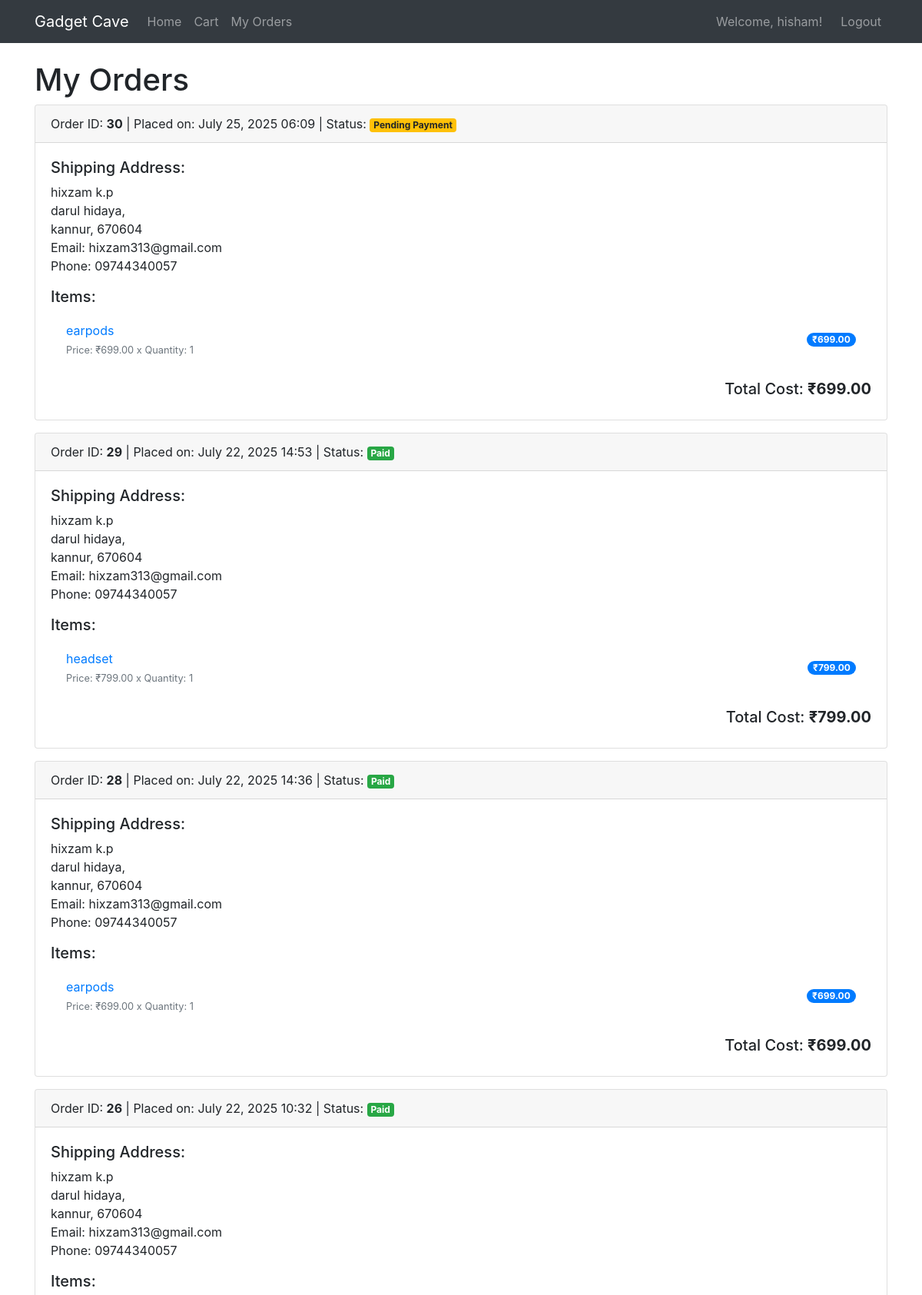
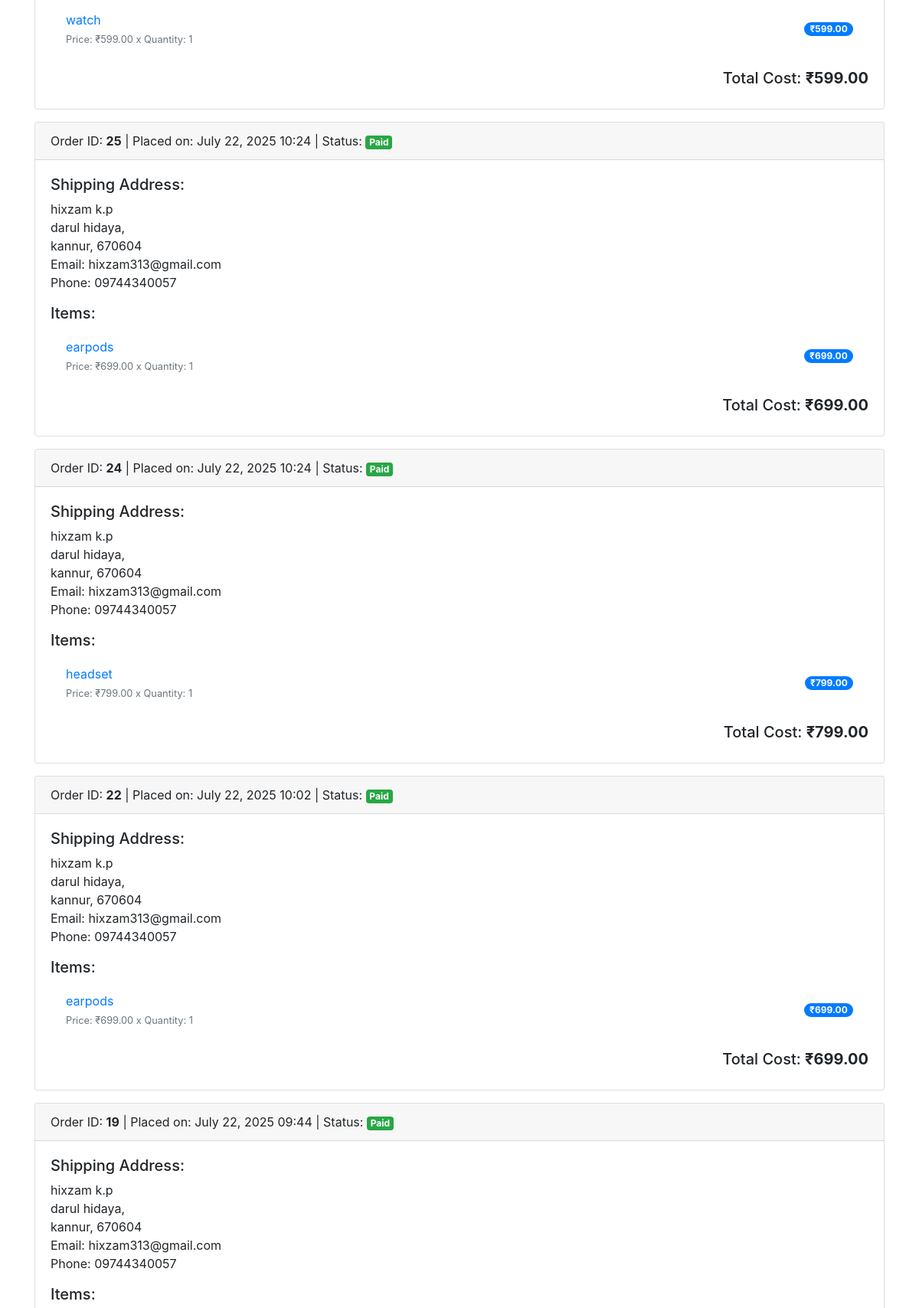
/my-orders/ (signed in, upper part), run on the app's committed database (2 pictures, top to bottom).
### gadget_cave/models.py (models this page shows, shortened)
class CustomUser(AbstractUser):
    phone_number = models.CharField(max_length=15, unique=True, null=True, blank=True)
    groups = models.ManyToManyField(
        Group,
        verbose_name=('groups'),
        blank=True,
        help_text=(
            'The groups this user belongs to. A user will get all permissions '
            'granted to each of their groups.'
        ),
        related_name="custom_user_groups",
        related_query_name="custom_user_group",
    )
    user_permissions = models.ManyToManyField(
        Permission,
        verbose_name=('user permissions'),
        blank=True,
        help_text=('Specific permissions for this user.'),
        related_name="custom_user_permissions",
        related_query_name="custom_user_permission",
    )

class Order(models.Model):
    user = models.ForeignKey(CustomUser, on_delete=models.CASCADE, related_name='orders', null=True, blank=True,) # Changed to null=True, blank=True for guest orders
    created = models.DateTimeField(auto_now_add=True)
    updated = models.DateTimeField(auto_now=True)
    paid = models.BooleanField(default=False)
    transaction_id = models.CharField(max_length=100, blank=True, null=True)
    first_name = models.CharField(max_length=50)
    last_name = models.CharField(max_length=50)
    email = models.EmailField()
    phone = models.CharField(max_length=15, blank=True, null=True)
    house_shop_no = models.CharField(max_length=100, blank=True, null=True)
    address = models.CharField(max_length=250) # Assuming this is the full address, not just street
    landmark = models.CharField(max_length=250, blank=True, null=True)
    city = models.CharField(max_length=100)
    district = models.CharField(max_length=100, blank=True, null=True)
    state = models.CharField(max_length=100, blank=True, null=True)
    postal_code = models.CharField(max_length=20)
    STATUS_CHOICES = [
        ('pending', 'Pending'),
        ('processing', 'Processing'),
        ('shipped', 'Shipped'),
        ('delivered', 'Delivered'),
        ('cancelled', 'Cancelled'),
    ]
    PAYMENT_STATUS_CHOICES = [
        ('pending', 'Pending'),
        ('completed', 'Completed'),
        ('failed', 'Failed'),
        ('refunded', 'Refunded'),
    ]
    status = models.CharField(max_length=20, choices=STATUS_CHOICES, default='pending')
    payment_status = models.CharField(max_length=20, choices=PAYMENT_STATUS_CHOICES, default='pending')
    class Meta:
        ordering = ('-created',)
    def get_total_cost(self):
        return sum(item.get_cost() for item in self.items.all())
    def get_product_names(self):
        return ", ".join([item.product.name for item in self.items.all()])
    get_product_names.short_description = "Products"

class OrderItem(models.Model):
    order = models.ForeignKey(Order, related_name='items', on_delete=models.CASCADE)
    product = models.ForeignKey(Product, related_name='order_items', on_delete=models.CASCADE)
    price = models.DecimalField(max_digits=10, decimal_places=2) # Price at the time of order
    quantity = models.PositiveIntegerField(default=1)
    def get_cost(self):
        return self.price * self.quantity

class Product(models.Model):
    category = models.ForeignKey(Category, related_name='products', on_delete=models.CASCADE)
    name = models.CharField(max_length=200, db_index=True)
    slug = models.SlugField(max_length=200, db_index=True)
    main_image = models.ImageField(upload_to='products/%Y/%m/%d', blank=True, null=True)
    description = models.TextField(blank=True)
    price = models.DecimalField(max_digits=10, decimal_places=2)
    stock = models.PositiveIntegerField()
    available = models.BooleanField(default=True)
    created = models.DateTimeField(auto_now_add=True)
    updated = models.DateTimeField(auto_now=True)
    class Meta:
        ordering = ('name',)
        indexes = [
            models.Index(fields=['id', 'slug']),
        ]
    def get_absolute_url(self):
        return reverse('gadget_cave:product_detail', args=[self.id, self.slug])

### gadget_cave/views.py (the view)
# urls.py: path('my-orders/', views.my_orders, name='my_orders'),
@login_required
def my_orders(request):
    orders = Order.objects.filter(user=request.user).order_by('-created')
    return render(request, 'gadget_cave/account/my_orders.html', {'orders': orders})

### gadget_cave/templates/gadget_cave/account/my_orders.html (shortened to what this page needs)
{% extends "gadget_cave/base.html" %}
{% block content %}
<h1>My Orders</h1>
{% if orders %}
    {% for order in orders %}
    <div class="card mb-3">
        <div class="card-header">
            Order ID: <strong>{{ order.id }}</strong> | Placed on: {{ order.created|date:"F d, Y H:i" }} | Status: {% if order.paid %}<span class="badge badge-success">Paid</span>{% else %}<span class="badge badge-warning">Pending Payment</span>{% endif %}
        </div>
        <div class="card-body">
            <h5>Shipping Address:</h5>
            <p>{{ order.first_name }} {{ order.last_name }}<br>
               {{ order.address }}<br>
               {{ order.city }}, {{ order.postal_code }}<br>
               Email: {{ order.email }}<br>
               Phone: {{ order.phone|default:"N/A" }}
            </p>
            <h5>Items:</h5>
            <ul class="list-group list-group-flush">
                {% for item in order.items.all %}
                <li class="list-group-item d-flex justify-content-between align-items-center">
                    <div>
                        <a href="{{ item.product.get_absolute_url }}">{{ item.product.name }}</a>
                        <br><small class="text-muted">Price: ₹{{ item.price }} x Quantity: {{ item.quantity }}</small>
                    </div>
                    <span class="badge badge-primary badge-pill">₹{{ item.get_cost }}</span>
                </li>
                {% endfor %}
            </ul>
            <h5 class="mt-3 text-right">Total Cost: <strong>₹{{ order.get_total_cost }}</strong></h5>
        </div>
    </div>
    {% endfor %}
{% else %}
    <p>You haven't placed any orders yet.</p>
    <p><a href="{% url 'gadget_cave:home' %}" class="btn btn-primary">Start Shopping</a></p>
{% endif %}
{% endblock %}

### gadget_cave/templates/gadget_cave/base.html (shortened to what this page needs)
<!DOCTYPE html>
<html lang="en">
<head>
    <link href="https://stackpath.bootstrapcdn.com/bootstrap/4.5.2/css/bootstrap.min.css" rel="stylesheet">
</head>
<body>
    <nav class="navbar navbar-expand-lg navbar-dark bg-dark fixed-top">
        <div class="container">
            <a class="navbar-brand" href="{% url 'gadget_cave:home' %}">Gadget Cave</a>
            <div class="collapse navbar-collapse" id="navbarNav">
                <ul class="navbar-nav mr-auto">
                    <li class="nav-item">
                        <a class="nav-link" href="{% url 'gadget_cave:home' %}">Home</a>
                    </li>
                    <li class="nav-item">
                        <a class="nav-link" href="{% url 'gadget_cave:cart_detail' %}">Cart</a>
                    </li>
                    {% if user.is_authenticated %}
                    <li class="nav-item">
                        <a class="nav-link" href="{% url 'gadget_cave:my_orders' %}">My Orders</a>
                    </li>
                    {% endif %}
                </ul>
                <ul class="navbar-nav ml-auto">
                    {% if user.is_authenticated %}
                        <li class="nav-item">
                            <span class="navbar-text mr-3">
                                Welcome, {{ user.username }}!
                            </span>
                        </li>
                        <li class="nav-item">
                            <a class="nav-link" href="{% url 'gadget_cave:logout' %}">Logout</a>
                        </li>
                    {% endif %}
                </ul>
            </div>
        </div>
    </nav>
    <div class="container mt-4">
        {% block content %}
        {% endblock %}
    </div>
</body>
</html>

### gadget_cave/templates/gadget_cave/base.html (style rules this page uses)
body { padding-top: 56px; }

### data on the page
CustomUser: username "hisham"
Order: id "30", created "July 25, 2025 06:09", paid "Pending Payment", first_name "hixzam", last_name "k.p", address "darul hidaya,", city "kannur", postal_code "670604", email "hixzam313@gmail.com", phone "09744340057", get_total_cost "699.00"
OrderItem: product.name "earpods", price "699.00", quantity "1", get_cost "699.00"
Order: id "29", created "July 22, 2025 14:53", paid "Paid", first_name "hixzam", last_name "k.p", address "darul hidaya,", city "kannur", postal_code "670604", email "hixzam313@gmail.com", phone "09744340057", get_total_cost "799.00"
OrderItem: product.name "headset", price "799.00", quantity "1", get_cost "799.00"
Order: id "28", created "July 22, 2025 14:36", paid "Paid", first_name "hixzam", last_name "k.p", address "darul hidaya,", city "kannur", postal_code "670604", email "hixzam313@gmail.com", phone "09744340057", get_total_cost "699.00"
OrderItem: product.name "earpods", price "699.00", quantity "1", get_cost "699.00"
Order: id "26", created "July 22, 2025 10:32", paid "Paid", first_name "hixzam", last_name "k.p", address "darul hidaya,", city "kannur", postal_code "670604", email "hixzam313@gmail.com", phone "09744340057", get_total_cost "599.00"
OrderItem: product.name "watch", price "599.00", quantity "1", get_cost "599.00"
Order: id "25", created "July 22, 2025 10:24", paid "Paid", first_name "hixzam", last_name "k.p", address "darul hidaya,", city "kannur", postal_code "670604", email "hixzam313@gmail.com", phone "09744340057", get_total_cost "699.00"
OrderItem: product.name "earpods", price "699.00", quantity "1", get_cost "699.00"
Order: id "24", created "July 22, 2025 10:24", paid "Paid", first_name "hixzam", last_name "k.p", address "darul hidaya,", city "kannur", postal_code "670604", email "hixzam313@gmail.com", phone "09744340057", get_total_cost "799.00"
OrderItem: product.name "headset", price "799.00", quantity "1", get_cost "799.00"
Order: id "22", created "July 22, 2025 10:02", paid "Paid", first_name "hixzam", last_name "k.p", address "darul hidaya,", city "kannur", postal_code "670604", email "hixzam313@gmail.com", phone "09744340057", get_total_cost "699.00"
OrderItem: product.name "earpods", price "699.00", quantity "1", get_cost "699.00"
Order: id "19", created "July 22, 2025 09:44", paid "Paid", first_name "hixzam", last_name "k.p", address "darul hidaya,", city "kannur", postal_code "670604", email "hixzam313@gmail.com", phone "09744340057"
